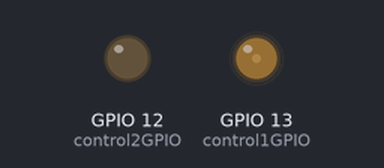
Simulated run of this program. Board: Raspberry Pi (BCM pin numbers). Shown: output pins drawn as LEDs (lit = HIGH). At 6.0 s the program stops and its outputs stay as they are.

Above: at 0.15 s.
At 1.1 s:
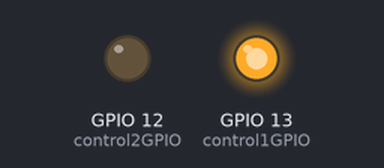
At 1.97 s:
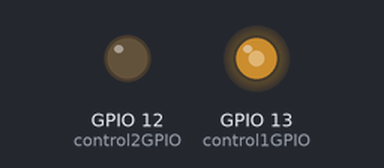
At 4.1 s:
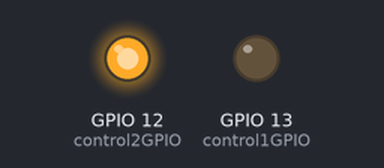
Timing chart, 0 to 7.0 s (numbered marks = the images above):
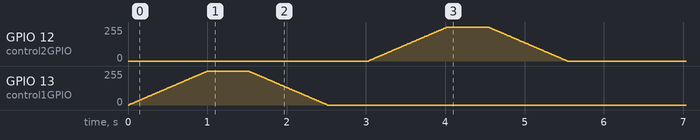

The program:

testMotor.py
```python
#!/usr/bin/python3

import RPi.GPIO as GPIO
from time import sleep

control1GPIO = 13
control2GPIO = 12

GPIO.setwarnings(False)
GPIO.setmode(GPIO.BCM)
GPIO.setup(control1GPIO, GPIO.OUT)
GPIO.setup(control2GPIO, GPIO.OUT)

pwm1 = GPIO.PWM(control1GPIO, 200)
pwm2 = GPIO.PWM(control2GPIO, 200)
pwm1.start(0)
pwm2.start(0)

for duty in range(0, 101, 1):
    pwm1.ChangeDutyCycle(duty)
    sleep(0.01)
sleep(0.5)
for duty in range(100, -1, -1):
    pwm1.ChangeDutyCycle(duty)
    sleep(0.01)
sleep(0.5)
for duty in range(0, 101, 1):
    pwm2.ChangeDutyCycle(duty)
    sleep(0.01)
sleep(0.5)
for duty in range(100, -1, -1):
    pwm2.ChangeDutyCycle(duty)
    sleep(0.01)
sleep(0.5)

GPIO.setup(control1GPIO, GPIO.IN)
GPIO.setup(control2GPIO, GPIO.IN)
GPIO.cleanup()
```

Measured:
- by itself, GPIO 12 (control2GPIO), GPIO 13 (control1GPIO): rises from 0/255 to 255/255 in 0.99 s, then falls to 0/255 in 1.5 s
